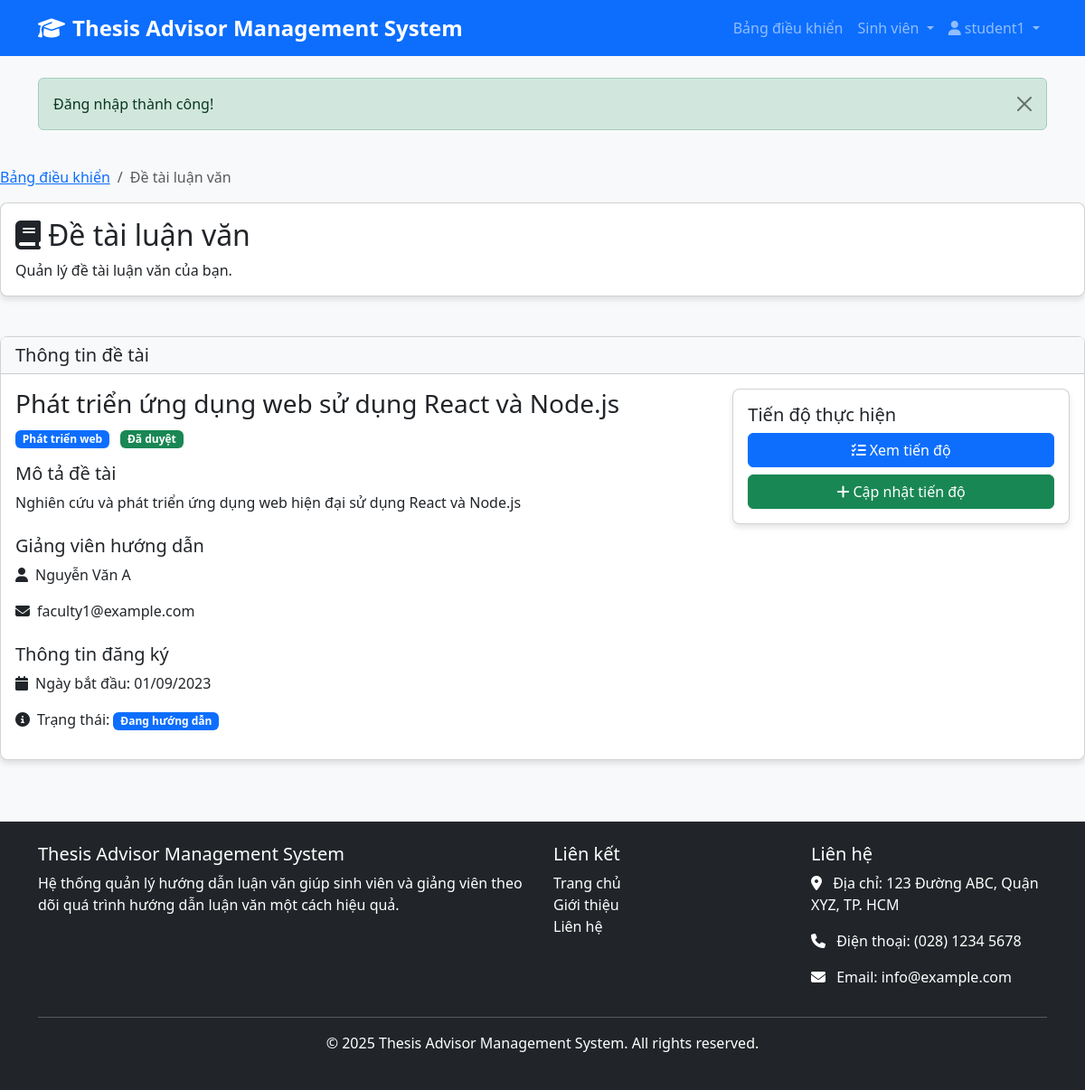
Page /student/thesis.php (signed in) on the committed database.
### tables this page shows
CREATE TABLE SinhVienGiangVienHuongDan (
    ID INT AUTO_INCREMENT PRIMARY KEY,
    SinhVienID INT NOT NULL,
    GiangVienID INT NOT NULL,
    DeTaiID INT,
    NgayBatDau DATE,
    NgayKetThuc DATE,
    TrangThai ENUM('Đang hướng dẫn', 'Đã hoàn thành', 'Đã hủy') DEFAULT 'Đang hướng dẫn',
    GhiChu TEXT,
    FOREIGN KEY (SinhVienID) REFERENCES SinhVien(SinhVienID) ON DELETE CASCADE,
    FOREIGN KEY (GiangVienID) REFERENCES GiangVien(GiangVienID) ON DELETE CASCADE,
    FOREIGN KEY (DeTaiID) REFERENCES DeTai(DeTaiID) ON DELETE SET NULL
);

CREATE TABLE DeTai (
    DeTaiID INT AUTO_INCREMENT PRIMARY KEY,
    TenDeTai VARCHAR(255) NOT NULL,
    MoTa TEXT,
    LinhVuc VARCHAR(100),
    NgayTao TIMESTAMP DEFAULT CURRENT_TIMESTAMP,
    TrangThai ENUM('Chờ duyệt', 'Đã duyệt', 'Từ chối') DEFAULT 'Chờ duyệt'
);

CREATE TABLE GiangVien (
    GiangVienID INT AUTO_INCREMENT PRIMARY KEY,
    UserID INT,
    MaGV VARCHAR(20) NOT NULL UNIQUE,
    HoTen VARCHAR(100) NOT NULL,
    HocVi VARCHAR(50),
    ChucVu VARCHAR(100),
    Email VARCHAR(100) NOT NULL,
    SoDienThoai VARCHAR(15),
    Khoa VARCHAR(100),
    ChuyenNganh VARCHAR(100),
    SoLuongSinhVienToiDa INT DEFAULT 10,
    FOREIGN KEY (UserID) REFERENCES Users(UserID) ON DELETE SET NULL
);

### student/thesis.php (the view, shortened to what this page needs)
<?php
require_once '../includes/functions.php';
$studentDetails = getCurrentUserDetails();
$studentId = $studentDetails['SinhVienID'];
$conn = getDBConnection();
$stmt = $conn->prepare("
    SELECT dt.*, svgv.ID as AssignmentID, svgv.NgayBatDau, svgv.TrangThai as AssignmentStatus,
           gv.HoTen as GiangVienHoTen, gv.Email as GiangVienEmail
    FROM SinhVienGiangVienHuongDan svgv
    LEFT JOIN DeTai dt ON svgv.DeTaiID = dt.DeTaiID
    LEFT JOIN GiangVien gv ON svgv.GiangVienID = gv.GiangVienID
    WHERE svgv.SinhVienID = :studentId AND svgv.TrangThai = 'Đang hướng dẫn'
    LIMIT 1
");
$stmt->bindParam(':studentId', $studentId);
$stmt->execute();
$thesis = $stmt->fetch(PDO::FETCH_ASSOC);
include '../includes/header.php';
?>
<div class="row mb-4">
    <div class="col-md-12">
        <nav aria-label="breadcrumb">
            <ol class="breadcrumb">
                <li class="breadcrumb-item"><a href="../dashboard.php">Bảng điều khiển</a></li>
                <li class="breadcrumb-item active" aria-current="page">Đề tài luận văn</li>
            </ol>
        </nav>
        <div class="card">
            <div class="card-body">
                <h2 class="card-title">
                    <i class="fas fa-book me-2"></i>Đề tài luận văn
                </h2>
                <p class="card-text">Quản lý đề tài luận văn của bạn.</p>
            </div>
        </div>
    </div>
</div>
<?php if ($thesis && isset($thesis['DeTaiID'])): ?>
<div class="row">
    <div class="col-md-12">
        <div class="card">
            <div class="card-header">
                <h5 class="card-title mb-0">Thông tin đề tài</h5>
            </div>
            <div class="card-body">
                <div class="row">
                    <div class="col-md-8">
                        <h3><?php echo $thesis['TenDeTai']; ?></h3>
                        <p class="text-muted">
                            <span class="badge bg-primary me-2"><?php echo $thesis['LinhVuc']; ?></span>
                            <span class="badge <?php echo $thesis['TrangThai'] === 'Đã duyệt' ? 'bg-success' : ($thesis['TrangThai'] === 'Chờ duyệt' ? 'bg-warning' : 'bg-danger'); ?>">
                                <?php echo $thesis['TrangThai']; ?>
                            </span>
                        </p>
                        <div class="mb-4">
                            <h5>Mô tả đề tài</h5>
                            <p><?php echo $thesis['MoTa']; ?></p>
                        </div>
                        <div class="mb-4">
                            <h5>Giảng viên hướng dẫn</h5>
                            <p><i class="fas fa-user me-2"></i><?php echo $thesis['GiangVienHoTen']; ?></p>
                            <p><i class="fas fa-envelope me-2"></i><?php echo $thesis['GiangVienEmail']; ?></p>
                        </div>
                        <div>
                            <h5>Thông tin đăng ký</h5>
                            <p><i class="fas fa-calendar me-2"></i>Ngày bắt đầu: <?php echo date('d/m/Y', strtotime($thesis['NgayBatDau'])); ?></p>
                            <p><i class="fas fa-info-circle me-2"></i>Trạng thái:
                                <span class="badge bg-primary"><?php echo $thesis['AssignmentStatus']; ?></span>
                            </p>
                        </div>
                    </div>
                    <div class="col-md-4">
                        <div class="card">
                            <div class="card-body">
                                <h5 class="card-title">Tiến độ thực hiện</h5>
                                <a href="../student/progress.php" class="btn btn-primary w-100 mb-2">
                                    <i class="fas fa-tasks me-1"></i>Xem tiến độ
                                </a>
                                <a href="../student/add-progress.php" class="btn btn-success w-100">
                                    <i class="fas fa-plus me-1"></i>Cập nhật tiến độ
                                </a>
                            </div>
                        </div>
                    </div>
                </div>
            </div>
        </div>
    </div>
</div>
<?php endif; ?>
<?php include '../includes/footer.php'; ?>

### assets/css/style.css (style rules this page uses)
body { font-family: 'Segoe UI', Tahoma, Geneva, Verdana, sans-serif; background-color: #f8f9fa; color: #333; }
.card { border-radius: 8px; box-shadow: 0 4px 6px rgba(0, 0, 0, 0.1); margin-bottom: 20px; transition: transform 0.3s ease; }
.card-header { font-weight: bold; background-color: #f8f9fa; }
.btn-primary { background-color: #0d6efd; border-color: #0d6efd; }

### rows in the picture
sinhviengiangvienhuongdan: DeTaiID.TenDeTai "Phát triển ứng dụng web sử dụng React và Node.js", DeTaiID.LinhVuc "Phát triển web", DeTaiID.TrangThai "Đã duyệt", DeTaiID.MoTa "Nghiên cứu và phát triển ứng dụng web hiện đại sử dụng React và Node.js", GiangVienID.HoTen "Nguyễn Văn A", GiangVienID.Email "faculty1@example.com", NgayBatDau "01/09/2023", TrangThai "Đang hướng dẫn"

### other values in the picture
APP_NAME "Thesis Advisor Management System"
$_SESSION['username'] "student1"
$message "Đăng nhập thành công!"
